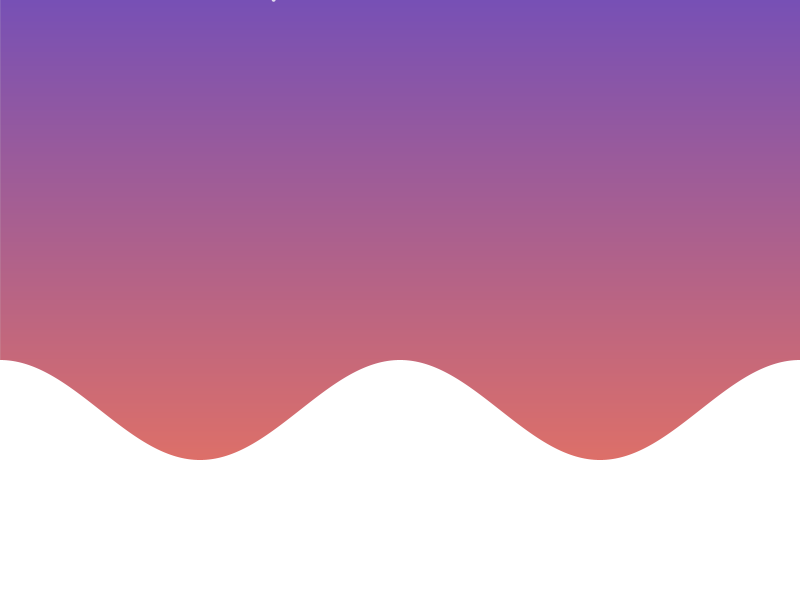
Frame 1 (no input)
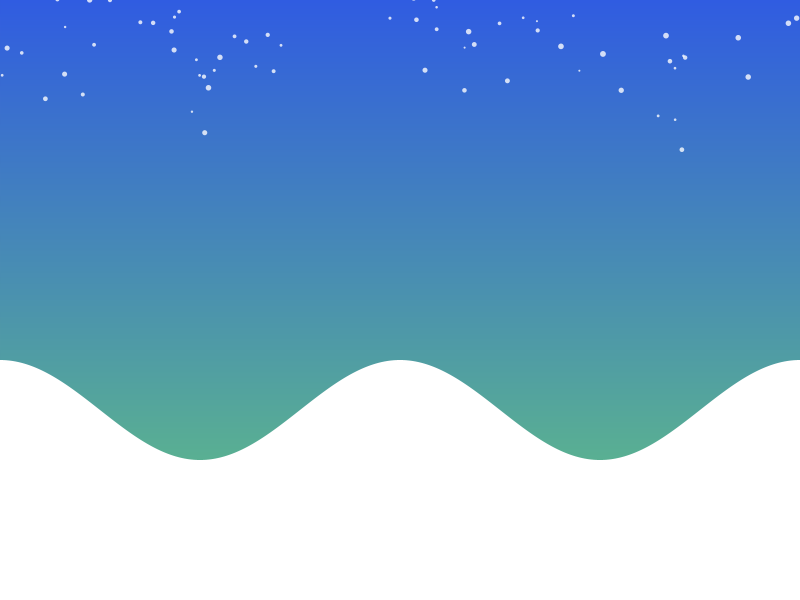
Frame 60 (the mouse pressed at the canvas centre just before this capture)
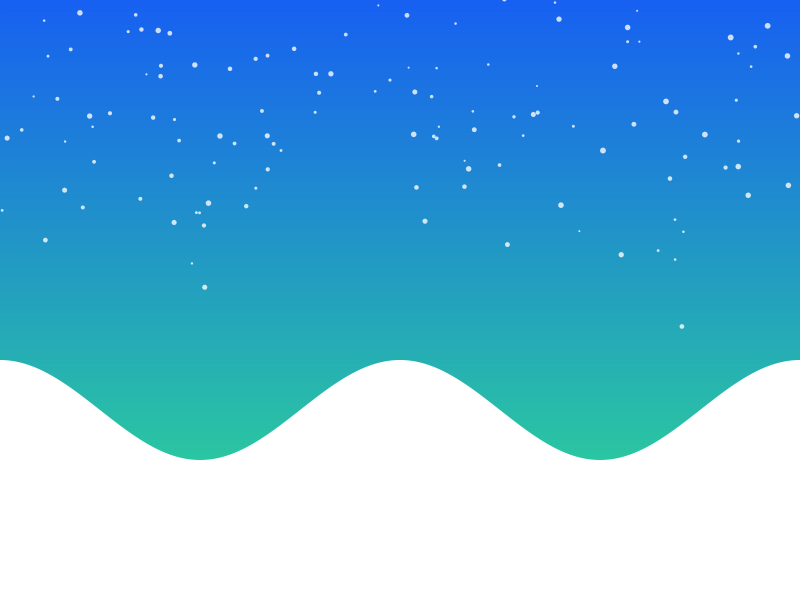
Frame 120 (the mouse held since frame 60 and released just before this capture)

The Processing sketch that drew these frames (run headless with seeded random() and noise(); from frame 60 on, the mouse is pressed at the canvas centre):

// Processing sketch: Charlie_Li
// ── Charlie_Li.pde
// Colors for background transition
color twilightTop = color(120, 80, 180);  // Twilight color
color twilightBottom = color(255, 120, 80);
color auroraTop = color(0, 100, 255);     // Aurora color
color auroraBottom = color(0, 255, 150);

float transitionSpeed = 0.01; // Speed of background transition
float transition = 0;        // Transition progress
boolean twilightToAurora = true; // Direction of transition

int snowflakeCount = 300; // Number of snowflakes
Snowflake[] snowflakes = new Snowflake[snowflakeCount]; // Array to hold snowflakes

void setup() {
  size(800, 600);
  
  // Initialize snowflakes
  for (int i = 0; i < snowflakeCount; i++) {
    snowflakes[i] = new Snowflake();
  }
}

void draw() {
  // Transition between twilight and aurora
  if (twilightToAurora) {
    transition += transitionSpeed;
    if (transition > 1) {
      transition = 1;
      twilightToAurora = false;
    }
  } else {
    transition -= transitionSpeed;
    if (transition < 0) {
      transition = 0;
      twilightToAurora = true;
    }
  }

  // Calculate background colors
  color topColor = lerpColor(twilightTop, auroraTop, transition);
  color bottomColor = lerpColor(twilightBottom, auroraBottom, transition);

  // Draw gradient background
  for (int y = 0; y < height; y++) {
    float inter = map(y, 0, height, 0, 1);
    stroke(lerpColor(topColor, bottomColor, inter));
    line(0, y, width, y);
  }

  // Draw saddle-shaped mountain with white top
  noStroke();
  fill(50, 30, 20); // Base mountain color

  // Draw the mountain shape
  beginShape();
  vertex(0, height); // Left base of mountain
  for (float x = 0; x <= width; x++) {
    float y = height * 0.6 + 100 * sin(TWO_PI * (x / width)) * sin(TWO_PI * (x / width));
    
    // Interpolate the color based on height (white at the top)
    color mountainColor = lerpColor(color(255), color(50, 30, 20), map(y, height * 0.6, height * 0.6 - 100, 0, 1));
    fill(mountainColor);
    
    vertex(x, y);
  }
  vertex(width, height); // Right base of mountain
  endShape(CLOSE);

  // Draw snowflakes
  for (int i = 0; i < snowflakeCount; i++) {
    snowflakes[i].update();
    snowflakes[i].display();
  }
}

// Snowflake class to handle individual snowflakes
class Snowflake {
  float x, y; // Position of the snowflake
  float speed; // Falling speed of the snowflake
  float size;  // Size of the snowflake
  
  Snowflake() {
    // Randomly initialize snowflake properties
    x = random(width); // Random x position
    y = random(-height, 0); // Start above the screen
    speed = random(1, 3); // Random falling speed
    size = random(2, 6); // Random size
  }
  
  void update() {
    // Update the position of the snowflake
    y += speed;
    
    // If the snowflake reaches the bottom, reset to the top
    if (y > height) {
      y = random(-height, 0);
      x = random(width);
    }
  }
  
  void display() {
    // Draw the snowflake as a white circle
    noStroke();
    fill(255, 255, 255, 200); // White color with slight transparency
    ellipse(x, y, size, size);
  }
}
